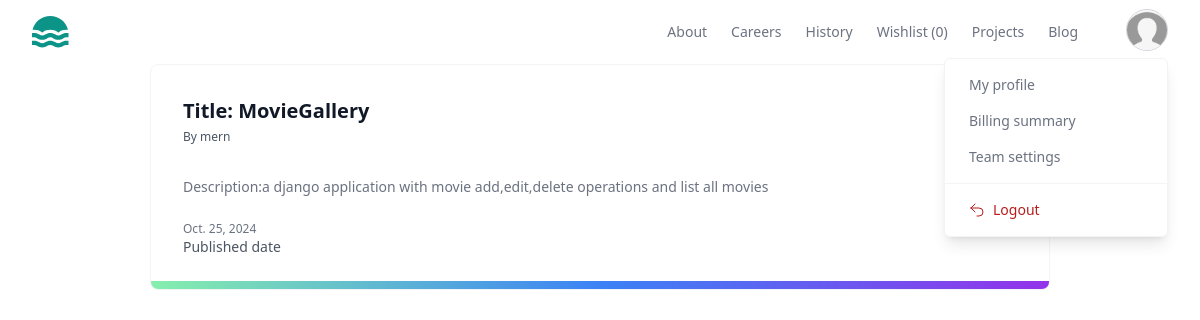
/project/21/detail/ (signed in), run on the app's committed database.
### store/models.py (models this page shows, shortened)
class BaseModel(models.Model):
    created_date=models.DateTimeField(auto_now_add=True)
    updated_date=models.DateTimeField(auto_now=True)
    is_active=models.BooleanField(default=True)

class UserProfile(BaseModel):
    bio=models.CharField(max_length=200,null=True)
    profile_picture=models.ImageField(upload_to="profilepictures",null=True,blank=True,default="profilepictures/default.png")
    phone=models.CharField(max_length=200,null=True)
    owner=models.OneToOneField(User,on_delete=models.CASCADE,related_name="profile")

class Project(BaseModel):
    title=models.CharField(max_length=200)
    description=models.TextField()
    preview_image=models.ImageField(upload_to="previewimages",null=True,blank=True)
    price=models.PositiveIntegerField()
    developer=models.ForeignKey(User,on_delete=models.CASCADE)
    files=models.FileField(upload_to="projects",null=True,blank=True)
    tag_objects=models.ManyToManyField(Tag,null=True)
    thumbnail=EmbedVideoField()

class BaseModel(models.Model):
    created_date=models.DateTimeField(auto_now_add=True)
    updated_date=models.DateTimeField(auto_now=True)
    is_active=models.BooleanField(default=True)

### store/views.py (the view)
# urls.py: path('project/<int:pk>/detail/',views.ProjectDetailView.as_view(),name="project-detail"),
@method_decorator(decs,name="dispatch")
class ProjectDetailView(View):
    template_name="project_detail.html"
    def get(self,request,*args,**kwargs):
        id=kwargs.get("pk")
        qs=Project.objects.get(id=id)
        return render(request,self.template_name,{"data":qs})

### store/context_processors.py (called while the page is built)
def wishlist_item_count(request):
    count=0
    if request.user.is_authenticated:
        count=request.user.basket.basket_item.filter(is_order_placed=False).count()
    return {"cartitem_count":count}

### store/templates/project_detail.html (shortened to what this page needs)
{%extends 'base.html'%}
{% load embed_video_tags %}
{%block main_block%}
<div class="w-3/4 mx-auto">
<a
  href="#"
  class="relative block overflow-hidden rounded-lg border border-gray-100 p-4 sm:p-6 lg:p-8"
>
  <span
    class="absolute inset-x-0 bottom-0 h-2 bg-gradient-to-r from-green-300 via-blue-500 to-purple-600"
  ></span>
  <div class="sm:flex sm:justify-between sm:gap-4">
    <div>
      <h3 class="text-lg font-bold text-gray-900 sm:text-xl">
        Title: {{data.title}}
      </h3>
      <p class="mt-1 text-xs font-medium text-gray-600">By {{data.developer}}</p>
    </div>
    <div class="hidden sm:block sm:shrink-0">
    </div>
  </div>
  <div class="mt-4">
    <p class="text-pretty text-sm text-gray-500">
        Description:{{data.description}}
    </p>
  </div>
  <dl class="mt-6 flex gap-4 sm:gap-6">
    <div class="flex flex-col-reverse">
      <dt class="text-sm font-medium text-gray-600">Published date</dt>
      <dd class="text-xs text-gray-500">{{data.created_date|date}}</dd>
    </div>
  </dl>
</a>
</div>
{%endblock%}

### store/templates/base.html (shortened to what this page needs)
<!DOCTYPE html>
<html lang="en">
<head>
    <script src="https://cdn.tailwindcss.com"></script>
</head>
<body>
    <header class="bg-white">
        <div class="mx-auto max-w-screen-xxl px-4 sm:px-6 lg:px-8">
          <div class="flex h-16 items-center justify-between">
            <div class="flex-1 md:flex md:items-center md:gap-12">
              <a class="block text-teal-600" href="#">
              </a>
            </div>
            <div class="md:flex md:items-center md:gap-12">
              <nav aria-label="Global" class="hidden md:block">
                <ul class="flex items-center gap-6 text-sm">
                  <li>
                    <a class="text-gray-500 transition hover:text-gray-500/75" href="#"> About </a>
                  </li>
                  <li>
                    <a class="text-gray-500 transition hover:text-gray-500/75" href="#"> Careers </a>
                  </li>
                  <li>
                    <a class="text-gray-500 transition hover:text-gray-500/75" href="#"> History </a>
                  </li>
                  <li>
                    <a class="text-gray-500 transition hover:text-gray-500/75" href="{%url 'my-wishlist'%}"> Wishlist ({{cartitem_count}})</a>
                  </li>
                  <li>
                    <a class="text-gray-500 transition hover:text-gray-500/75" href="{%url 'my-works'%}"> Projects </a>
                  </li>
                  <li>
                    <a class="text-gray-500 transition hover:text-gray-500/75" href="#"> Blog </a>
                  </li>
                </ul>
              </nav>
              <div class="hidden md:relative md:block">
                <button
                  type="button"
                  class="overflow-hidden rounded-full border border-gray-300 shadow-inner"
                >
                  <img
                    src="{{request.user.profile.profile_picture.url}}"
                    alt=""
                    class="size-10 object-cover"
                  />
                </button>
                <div
                  class="absolute end-0 z-10 mt-0.5 w-56 divide-y divide-gray-100 rounded-md border border-gray-100 bg-white shadow-lg"
                  role="menu"
                >
                  <div class="p-2">
                    <a
                      href="{%url 'profile-edit'%}"
                      class="block rounded-lg px-4 py-2 text-sm text-gray-500 hover:bg-gray-50 hover:text-gray-700"
                      role="menuitem"
                    >
                      My profile
                    </a>
                    <a
                      href="#"
                      class="block rounded-lg px-4 py-2 text-sm text-gray-500 hover:bg-gray-50 hover:text-gray-700"
                      role="menuitem"
                    >
                      Billing summary
                    </a>
                    <a
                      href="#"
                      class="block rounded-lg px-4 py-2 text-sm text-gray-500 hover:bg-gray-50 hover:text-gray-700"
                      role="menuitem"
                    >
                      Team settings
                    </a>
                  </div>
                  <div class="p-2">
                    <form method="POST" action="">
                      <button
                        type="submit"
                        class="flex w-full items-center gap-2 rounded-lg px-4 py-2 text-sm text-red-700 hover:bg-red-50"
                        role="menuitem"
                      >
                        <svg
                          xmlns="http://www.w3.org/2000/svg"
                          fill="none"
                          viewBox="0 0 24 24"
                          stroke-width="1.5"
                          stroke="currentColor"
                          class="size-4"
                        >
                          <path
                            stroke-linecap="round"
                            stroke-linejoin="round"
                            d="M9 15 3 9m0 0 6-6M3 9h12a6 6 0 0 1 0 12h-3"
                          />
                        </svg>
                        Logout
                      </button>
                    </form>
                  </div>
                </div>
              </div>
            </div>
          </div>
        </div>
      </header>
{%block main_block%}
{%endblock%}
</body>
</html>

### data on the page
Project: title "MovieGallery", developer "mern", description "a django application with movie add,edit,delete operations and list all movies"
BaseModel: created_date "Oct. 25, 2024"

### other printed values
{{ cartitem_count }} "0"
